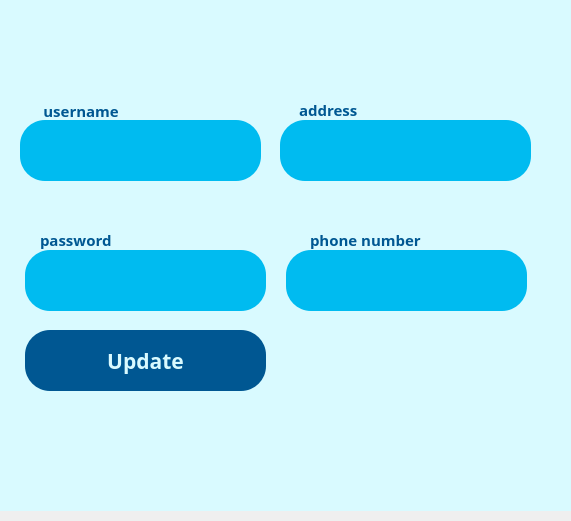
<?xml version="1.0" encoding="UTF-8"?>
<ui version="4.0">
 <class>EditProfile</class>
 <widget class="QWidget" name="EditProfile">
  <property name="geometry">
   <rect>
    <x>0</x>
    <y>0</y>
    <width>571</width>
    <height>521</height>
   </rect>
  </property>
  <property name="windowTitle">
   <string>Form</string>
  </property>
  <widget class="QFrame" name="frame">
   <property name="geometry">
    <rect>
     <x>-120</x>
     <y>-10</y>
     <width>900</width>
     <height>521</height>
    </rect>
   </property>
   <property name="styleSheet">
    <string notr="true">QFrame{
    background:#d9faff;
	border-radius:25px;
    border-bottom-left-radius: 25px;
	border-top-left-radius: 25px;
    box-shadow: -20px -32px 72px  rgb(0, 0, 0, 50),
                2px 2px 5px rgb(94, 104, 121, 50)
}
</string>
   </property>
   <property name="frameShape">
    <enum>QFrame::StyledPanel</enum>
   </property>
   <property name="frameShadow">
    <enum>QFrame::Raised</enum>
   </property>
   <widget class="QLabel" name="user_logo_s">
    <property name="geometry">
     <rect>
      <x>155</x>
      <y>100</y>
      <width>111</width>
      <height>121</height>
     </rect>
    </property>
    <property name="font">
     <font>
      <pointsize>72</pointsize>
     </font>
    </property>
    <property name="styleSheet">
     <string notr="true">QLabel#user_logo_s{
background:rgb(0,0,0,0);
}</string>
    </property>
    <property name="text">
     <string/>
    </property>
    <property name="pixmap">
     <pixmap resource="assets.qrc">:/icons/D:/grocery_store/grocery_store/assets/icons/user (3).png</pixmap>
    </property>
   </widget>
   <widget class="QLineEdit" name="username_s">
    <property name="geometry">
     <rect>
      <x>190</x>
      <y>130</y>
      <width>171</width>
      <height>61</height>
     </rect>
    </property>
    <property name="font">
     <font>
      <family>Kalameh Bold</family>
      <pointsize>14</pointsize>
      <weight>75</weight>
      <bold>true</bold>
     </font>
    </property>
    <property name="styleSheet">
     <string notr="true">QLineEdit#username_s{
background: #00bbf0;
border-radius:25px;
color:#00204a;
}</string>
    </property>
   </widget>
   <widget class="QFrame" name="username_F_s">
    <property name="geometry">
     <rect>
      <x>140</x>
      <y>130</y>
      <width>241</width>
      <height>61</height>
     </rect>
    </property>
    <property name="styleSheet">
     <string notr="true">QFrame#username_F_s{
background: #00bbf0;
border-radius:25px;
}
</string>
    </property>
    <property name="frameShape">
     <enum>QFrame::StyledPanel</enum>
    </property>
    <property name="frameShadow">
     <enum>QFrame::Raised</enum>
    </property>
   </widget>
   <widget class="QLabel" name="username_befor_s">
    <property name="geometry">
     <rect>
      <x>140</x>
      <y>90</y>
      <width>271</width>
      <height>61</height>
     </rect>
    </property>
    <property name="font">
     <font>
      <family>Kalameh Black</family>
      <pointsize>11</pointsize>
      <weight>75</weight>
      <bold>true</bold>
     </font>
    </property>
    <property name="styleSheet">
     <string notr="true">QLabel#username_befor_s{
background: rgb(0,0,0,0);
border-radius:25px;
color:#005792;
}</string>
    </property>
    <property name="text">
     <string>      username</string>
    </property>
   </widget>
   <widget class="QFrame" name="password_F_s">
    <property name="geometry">
     <rect>
      <x>145</x>
      <y>260</y>
      <width>241</width>
      <height>61</height>
     </rect>
    </property>
    <property name="styleSheet">
     <string notr="true">QFrame#password_F_s{
background: #00bbf0;
border-radius:25px;
}</string>
    </property>
    <property name="frameShape">
     <enum>QFrame::StyledPanel</enum>
    </property>
    <property name="frameShadow">
     <enum>QFrame::Raised</enum>
    </property>
   </widget>
   <widget class="QLabel" name="password_logo_s">
    <property name="geometry">
     <rect>
      <x>160</x>
      <y>230</y>
      <width>111</width>
      <height>121</height>
     </rect>
    </property>
    <property name="font">
     <font>
      <pointsize>72</pointsize>
     </font>
    </property>
    <property name="styleSheet">
     <string notr="true">QLabel#password_logo_s{
background:rgb(0,0,0,0);
}</string>
    </property>
    <property name="text">
     <string/>
    </property>
    <property name="pixmap">
     <pixmap resource="assets.qrc">:/icons/D:/grocery_store/grocery_store/assets/icons/lock (1).png</pixmap>
    </property>
   </widget>
   <widget class="QLabel" name="password_befor_s">
    <property name="geometry">
     <rect>
      <x>160</x>
      <y>219</y>
      <width>271</width>
      <height>61</height>
     </rect>
    </property>
    <property name="font">
     <font>
      <family>Kalameh Black</family>
      <pointsize>11</pointsize>
      <weight>75</weight>
      <bold>true</bold>
     </font>
    </property>
    <property name="styleSheet">
     <string notr="true">QLabel#password_befor_s{
background: rgb(0,0,0,0);
border-radius:25px;
color:#005792;
}</string>
    </property>
    <property name="text">
     <string>password</string>
    </property>
   </widget>
   <widget class="QLineEdit" name="password_s">
    <property name="geometry">
     <rect>
      <x>195</x>
      <y>260</y>
      <width>161</width>
      <height>61</height>
     </rect>
    </property>
    <property name="font">
     <font>
      <family>Kalameh Bold</family>
      <pointsize>14</pointsize>
      <weight>75</weight>
      <bold>true</bold>
     </font>
    </property>
    <property name="styleSheet">
     <string notr="true">QLineEdit#password_s{
background: #00bbf0;
border-radius:25px;
color:#00204a;
}</string>
    </property>
   </widget>
   <widget class="QFrame" name="address_F_s">
    <property name="geometry">
     <rect>
      <x>400</x>
      <y>130</y>
      <width>251</width>
      <height>61</height>
     </rect>
    </property>
    <property name="styleSheet">
     <string notr="true">QFrame#address_F_s{
background: #00bbf0;
border-radius:25px;
}</string>
    </property>
    <property name="frameShape">
     <enum>QFrame::StyledPanel</enum>
    </property>
    <property name="frameShadow">
     <enum>QFrame::Raised</enum>
    </property>
   </widget>
   <widget class="QLabel" name="address_logo_s">
    <property name="geometry">
     <rect>
      <x>415</x>
      <y>100</y>
      <width>111</width>
      <height>121</height>
     </rect>
    </property>
    <property name="font">
     <font>
      <pointsize>72</pointsize>
     </font>
    </property>
    <property name="styleSheet">
     <string notr="true">QLabel#address_logo_s{
background:rgb(0,0,0,0);
}</string>
    </property>
    <property name="text">
     <string/>
    </property>
    <property name="pixmap">
     <pixmap resource="assets.qrc">:/icons/D:/grocery_store/grocery_store/assets/icons/map.png</pixmap>
    </property>
   </widget>
   <widget class="QLabel" name="address_befor_s">
    <property name="geometry">
     <rect>
      <x>419</x>
      <y>89</y>
      <width>271</width>
      <height>61</height>
     </rect>
    </property>
    <property name="font">
     <font>
      <family>Kalameh Black</family>
      <pointsize>11</pointsize>
      <weight>75</weight>
      <bold>true</bold>
     </font>
    </property>
    <property name="styleSheet">
     <string notr="true">QLabel#address_befor_s{
background: rgb(0,0,0,0);
border-radius:25px;
color:#005792;
}</string>
    </property>
    <property name="text">
     <string>address</string>
    </property>
   </widget>
   <widget class="QLineEdit" name="address_s">
    <property name="geometry">
     <rect>
      <x>450</x>
      <y>130</y>
      <width>171</width>
      <height>61</height>
     </rect>
    </property>
    <property name="font">
     <font>
      <family>Kalameh Bold</family>
      <pointsize>14</pointsize>
      <weight>75</weight>
      <bold>true</bold>
     </font>
    </property>
    <property name="styleSheet">
     <string notr="true">QLineEdit#address_s{
background: #00bbf0;
border-radius:25px;
color:#00204a;
}</string>
    </property>
   </widget>
   <widget class="QFrame" name="phonenumber_F_s">
    <property name="geometry">
     <rect>
      <x>406</x>
      <y>260</y>
      <width>241</width>
      <height>61</height>
     </rect>
    </property>
    <property name="styleSheet">
     <string notr="true">QFrame#phonenumber_F_s{
background: #00bbf0;
border-radius:25px;
}</string>
    </property>
    <property name="frameShape">
     <enum>QFrame::StyledPanel</enum>
    </property>
    <property name="frameShadow">
     <enum>QFrame::Raised</enum>
    </property>
   </widget>
   <widget class="QLabel" name="phonenumber_logo_s">
    <property name="geometry">
     <rect>
      <x>426</x>
      <y>230</y>
      <width>111</width>
      <height>121</height>
     </rect>
    </property>
    <property name="font">
     <font>
      <pointsize>72</pointsize>
     </font>
    </property>
    <property name="styleSheet">
     <string notr="true">QLabel#phonenumber_logo_s{
background:rgb(0,0,0,0);
}</string>
    </property>
    <property name="text">
     <string/>
    </property>
    <property name="pixmap">
     <pixmap resource="assets.qrc">:/icons/D:/grocery_store/grocery_store/assets/icons/phone-call.png</pixmap>
    </property>
   </widget>
   <widget class="QLabel" name="phonenumber_befor_s">
    <property name="geometry">
     <rect>
      <x>430</x>
      <y>219</y>
      <width>271</width>
      <height>61</height>
     </rect>
    </property>
    <property name="font">
     <font>
      <family>Kalameh Black</family>
      <pointsize>11</pointsize>
      <weight>75</weight>
      <bold>true</bold>
     </font>
    </property>
    <property name="styleSheet">
     <string notr="true">QLabel#phonenumber_befor_s{
background: rgb(0,0,0,0);
border-radius:25px;
color:#005792;
}</string>
    </property>
    <property name="text">
     <string>phone number</string>
    </property>
   </widget>
   <widget class="QLineEdit" name="phonenumber_s">
    <property name="geometry">
     <rect>
      <x>461</x>
      <y>260</y>
      <width>161</width>
      <height>61</height>
     </rect>
    </property>
    <property name="font">
     <font>
      <family>Kalameh Bold</family>
      <pointsize>14</pointsize>
      <weight>75</weight>
      <bold>true</bold>
     </font>
    </property>
    <property name="styleSheet">
     <string notr="true">QLineEdit#phonenumber_s{
background: #00bbf0;
border-radius:25px;
color:#00204a;
}</string>
    </property>
   </widget>
   <widget class="QPushButton" name="update_button">
    <property name="geometry">
     <rect>
      <x>145</x>
      <y>340</y>
      <width>241</width>
      <height>61</height>
     </rect>
    </property>
    <property name="font">
     <font>
      <family>Kalameh</family>
      <pointsize>16</pointsize>
      <weight>75</weight>
      <bold>true</bold>
     </font>
    </property>
    <property name="styleSheet">
     <string notr="true">QPushButton#update_button{
background: #005792;
border-radius:25px;
color:#d9faff;
}
QPushButton#update_button:hover{
background: #00bbf0;
border-radius:25px;
color:#d9faff;

}</string>
    </property>
    <property name="text">
     <string>Update</string>
    </property>
   </widget>
   <zorder>username_befor_s</zorder>
   <zorder>password_F_s</zorder>
   <zorder>password_logo_s</zorder>
   <zorder>password_befor_s</zorder>
   <zorder>password_s</zorder>
   <zorder>username_F_s</zorder>
   <zorder>user_logo_s</zorder>
   <zorder>username_s</zorder>
   <zorder>address_F_s</zorder>
   <zorder>address_logo_s</zorder>
   <zorder>address_befor_s</zorder>
   <zorder>address_s</zorder>
   <zorder>phonenumber_F_s</zorder>
   <zorder>phonenumber_logo_s</zorder>
   <zorder>phonenumber_befor_s</zorder>
   <zorder>phonenumber_s</zorder>
   <zorder>update_button</zorder>
  </widget>
 </widget>
 <resources>
  <include location="assets.qrc"/>
 </resources>
 <connections/>
</ui>
